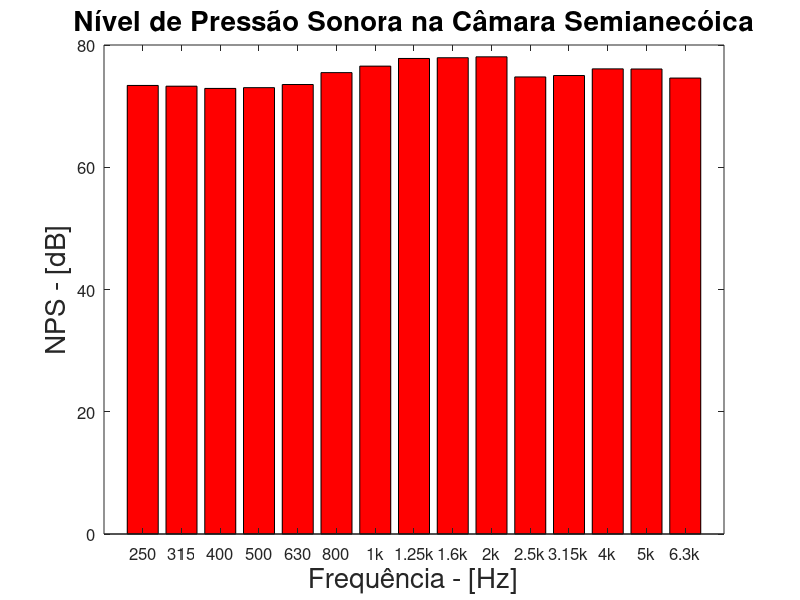

MATLAB code to generate this figure: (Note: this script raises an error after producing the figure.)
clc; clear all; close all;

frequencias = textread('frequencies.txt');
% Esses valores ja sao em RMS
microphone_1 = textread('microphone_1.txt');
microphone_2 = textread('microphone_2.txt');
microphone_3 = textread('microphone_3.txt');
microphone_4 = textread('microphone_4.txt');
microphone_5 = textread('microphone_5.txt');
microphone_6 = textread('microphone_6.txt');
microphone_7 = textread('microphone_7.txt');
microphone_8 = textread('microphone_8.txt');
microphone_9 = textread('microphone_9.txt');
microphone_10 = textread('microphone_10.txt');

%% POTÊNCIA SONORA - CAMARA SEMI-ANECÓICA
% Média entre as pressões sonoras da câmara anecóica
pressao_rms(1:length(frequencias)) = 0;
for frequencia = 1:length(frequencias)
	pressao_rms(frequencia) = mean([microphone_1(frequencia) ...
		microphone_2(frequencia) ...
		microphone_3(frequencia) ...
		microphone_4(frequencia) ...
		microphone_5(frequencia) ...
		microphone_6(frequencia) ...
		microphone_7(frequencia) ...
		microphone_8(frequencia) ...
		microphone_9(frequencia) ...
		microphone_10(frequencia)].^2);
end
nivel_pressao_sonora_anecoica = 10*log10(pressao_rms(11:end)/(2e-5)^2);
diretividade = 2;
raio = 1;
nivel_potencia_sonora_anecoica = nivel_pressao_sonora_anecoica - 10*log10((diretividade)/(4*pi*raio^(2)));

% pegar a partir de 250 Hz pois eh a frequencia de corte da camara reverberante,
% pois abaixo disso os modos acusticos atuam na sala

% Plotando o nivel de pressao sonora para a camara anecoica
figure(1);
bar(nivel_pressao_sonora_anecoica, 'r'); hold on;
set(gca,'XTick',1:1:15);
set(gca,'XTickLabel',{'250', '315','400', '500','630', '800' ,'1k', '1.25k' ,'1.6k', '2k' ,'2.5k',...
'3.15k', '4k','5k','6.3k'},'FontSize',12);
xlabel('Frequência - [Hz]','FontSize',20);
ylabel('NPS - [dB]','FontSize',20);
title('Nível de Pressão Sonora na Câmara Semianecóica','FontSize',20);

%% POTENCIA SONORA - CAMARA REVERBERANTE 
% ler valores rms reverberante
valores_rms_reverberante = textread('ReverberanteBoom.txt');
% pegando os valores rms
valores_rms_reverberante = valores_rms_reverberante(:,2);
% ler tempos de reverberacao (para a frequencia de 6.3k foi uma extrapolacao linear)
load TR_RV;
tempo_reverberacao = TR_RV;
% calcular nivel de pressao sonora
nivel_pressao_sonora_reverberacao = 20*log10((valores_rms_reverberante)./(2e-5));
area_superficial_total = 203.37; % m^2
volume_camara_reverberativa = 189.15; % m^3
A = -0.161*volume_camara_reverberativa;
B = tempo_reverberacao*area_superficial_total;
alpha_eyring = 1 - exp(A./B);
A = 0.161*volume_camara_reverberativa;
B = tempo_reverberacao*area_superficial_total;
alpha_sabine = A./B;
% calcular potencia sonora
A = 4*(1 - alpha_sabine);
B = area_superficial_total*alpha_sabine;
nivel_potencia_sonora_reverberacao = ...
nivel_pressao_sonora_reverberacao(11:end) - 10*log10(A./B);

% Plotando o nivel de pressao sonora para a camara reverberacao
figure(2);
bar(nivel_pressao_sonora_anecoica, 'g'); hold on;
set(gca,'XTick',1:1:15);
set(gca,'XTickLabel',{'250', '315','400', '500','630', '800' ,'1k', '1.25k' ,'1.6k', '2k' ,'2.5k',...
'3.15k', '4k','5k','6.3k'},'FontSize',12);
xlabel('Frequência - [Hz]','FontSize',20);
ylabel('NPS - [dB]','FontSize',20);
title('Nível de Pressão Sonora na Câmara Reverberante','FontSize',20);

% Plotando a comparacao dos niveis de potencia sonora
load NWS_Ref;
nivel_potencia_sonora_referencia = NWS_Ref;
figure(3)
nivel_potencia_sonora_reverberacao = nivel_potencia_sonora_reverberacao';
nivel_potencia_sonora_referencia = nivel_potencia_sonora_referencia';
A = [nivel_potencia_sonora_anecoica; nivel_potencia_sonora_reverberacao; nivel_potencia_sonora_referencia]';
bar(A)
ylim([0 115])
set(gca,'XTick',1:1:15)
set(gca,'XTickLabel',{'250', '315','400', '500','630', '800' ,'1k', '1.25k' ,'1.6k', '2k' ,'2.5k',...
'3.15k', '4k','5k','6.3k'},'FontSize',12)
xlabel('Frequência - [Hz]','FontSize',20)
ylabel('NWS - [dB]','FontSize',20)
title('Nível de Potência Sonora','FontSize',20)
k=legend('Câmara Semianecóica','Câmara Reverberante','Fonte de Referência');
set(k,'FontSize',20)

figure(4)
bar([alpha_sabine alpha_eyring])
set(gca,'XTick',1:1:15)
set(gca,'XTickLabel',{'250', '315','400', '500','630', '800' ,'1k', '1.25k' ,'1.6k', '2k' ,'2.5k',...
'3.15k', '4k','5k','6.3k'},'FontSize',12)
xlabel('Frequência - [Hz]','FontSize',20)
ylabel('C. Absorção \alpha','FontSize',20)
title('C. Aborção Câmara Reverberante','FontSize',20)
k=legend('Sabine','Eyring');
set(k,'FontSize',20)
ylim([0 0.09])

valores_ruido_fundo_anecoica = textread('RuidoFundoAnecoica.txt');
ruidos_fundo_anecoica = valores_ruido_fundo_anecoica(:, 2:5);
frequencias = valores_ruido_fundo_anecoica(:,1);
nps_fundo_media_anecoica(1:length(frequencias)) = 0;
for frequencia = 1:length(frequencias)
	media_ruido = mean(ruidos_fundo_anecoica(frequencia, :));
	nps_fundo_media_anecoica(frequencia) = 20*log10(media_ruido/0.00002);
end
figure(5);
bar(nps_fundo_media_anecoica, 'y');
hold on;
set(gca,'XTick',1:1:15);
set(gca,'XTickLabel',{'250', '315','400', '500','630', '800' ,'1k', '1.25k' ,'1.6k', '2k' ,'2.5k',...
'3.15k', '4k','5k','6.3k'},'FontSize',12);
xlabel('Frequência - [Hz]','FontSize',20);
ylabel('NPS - [dB]','FontSize',20);
title('Ruído de Fundo na Câmara Semianecóica ','FontSize',20);

valores_ruido_fundo_reverberante = textread('RuidoFundoReverberante.txt');
nps_fundo_reverberante = 20*log10(valores_ruido_fundo_reverberante(:,2)/0.00002);
figure(6);
bar(nps_fundo_reverberante, 'g');
hold on;
set(gca,'XTick',1:1:15);
set(gca,'XTickLabel',{'250', '315','400', '500','630', '800' ,'1k', '1.25k' ,'1.6k', '2k' ,'2.5k',...
'3.15k', '4k','5k','6.3k'},'FontSize',12);
xlabel('Frequência - [Hz]','FontSize',20);
ylabel('NPS - [dB]','FontSize',20);
title('Ruído de Fundo na Câmara Reverberante','FontSize',20);

% Grafico do erro da potencia
figure(7)
erro_potencia_reverberacao = nivel_potencia_sonora_reverberacao - nivel_potencia_sonora_referencia;
erro_potencia_anecoica = nivel_potencia_sonora_anecoica - nivel_potencia_sonora_referencia;
A = [erro_potencia_anecoica; erro_potencia_reverberacao]';
bar(A)
%ylim([0 115])
set(gca,'XTick',1:1:15)
set(gca,'XTickLabel',{'250', '315','400', '500','630', '800' ,'1k', '1.25k' ,'1.6k', '2k' ,'2.5k',...
'3.15k', '4k','5k','6.3k'},'FontSize',12)
xlabel('Frequência - [Hz]','FontSize',20)
ylabel('NWS - [dB]','FontSize',20)
title('Erro da Potência Sonora','FontSize',20)
k=legend('Erro Anecóica','Erro Reverberante');
set(k,'FontSize',20)

